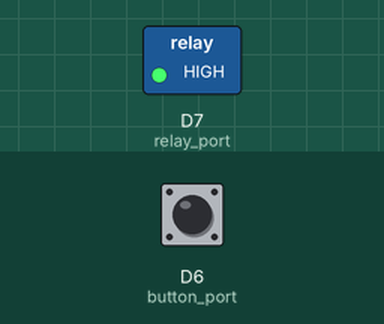
Simulated run of this sketch. Board: ESP8266 (NodeMCU). Shown: switched loads named in the sketch (green lamp = pin HIGH). The inputs (shaded band) are chosen by the test bench; at power-on: D6 (button_port) HIGH. What the sketch prints to the serial monitor is not drawn.

Above: at 1.2 s.
1.3 s: D6 (button_port) pulled LOW for 0.15 s
At 2.0 s:
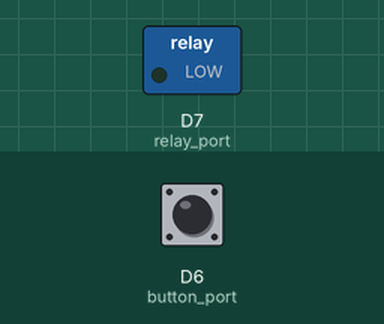
2.9 s: D6 (button_port) pulled LOW for 1 s
At 4.7 s:
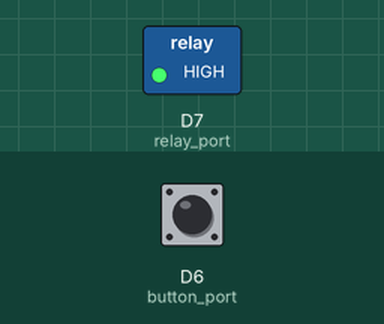
5.4 s: D6 (button_port) pulled LOW for 3.2 s
At 9.9 s:
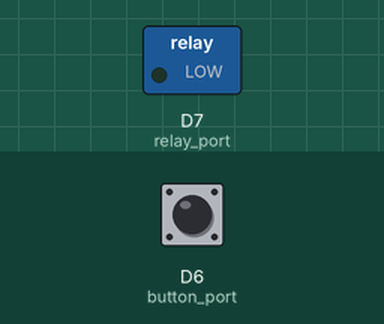
Timing chart, 0 to 11.4 s (numbered marks = the images above; inputs shaded):
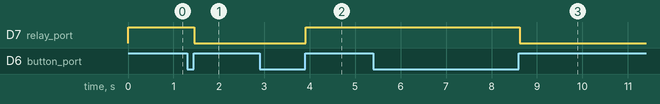

Measured:
- after the input at 1.3 s, D7 (relay_port): HIGH → LOW after 0.15 s
- after the input at 2.9 s, D7 (relay_port): LOW → HIGH after 1.0 s
- after the input at 5.4 s, D7 (relay_port): HIGH → LOW after 3.2 s

The sketch:

Device.ino
```cpp
#define relay_port D7
#define UseButton
//#define AutoOn true
#define AutoOn false


boolean relay_state = false;

#ifdef UseButton
boolean already_pressed = false;
#define button_port D6
#endif

void relayOn() {
  relay_state = true;
  digitalWrite(relay_port, HIGH);
  getRelayState();
}

void relayOff() {
  relay_state = false;
  digitalWrite(relay_port, LOW);
  getRelayState();
}

void getRelayState() {
  if (relay_state) {
  Serial.print("1");
  }
  else {
  Serial.print("0");
  }
}
void setup() {
  pinMode(relay_port, OUTPUT);
  #ifdef UseBotton
  pinMode(button_port, INPUT);
  #endif
  Serial.begin(9600);
  if (AutoOn) relayOn();
}

void loop() {
  byte buf;
  if (Serial.available()) {
    buf = Serial.read();
    if (buf == 48) {
      relayOff();
    } else if (buf == 49) {
      relayOn();
    } else if (buf == 50) {
      getRelayState();
    }
  }
  #ifdef UseButton
  if (already_pressed) {
    if (digitalRead(button_port) == LOW) {
      already_pressed = false;
    }
  } else if (digitalRead(button_port) == HIGH) {
    already_pressed = true;
    if (relay_state) {
      relayOff();
    } else {
      relayOn();
    }
  }
  #endif
  delay(50);
}
```
